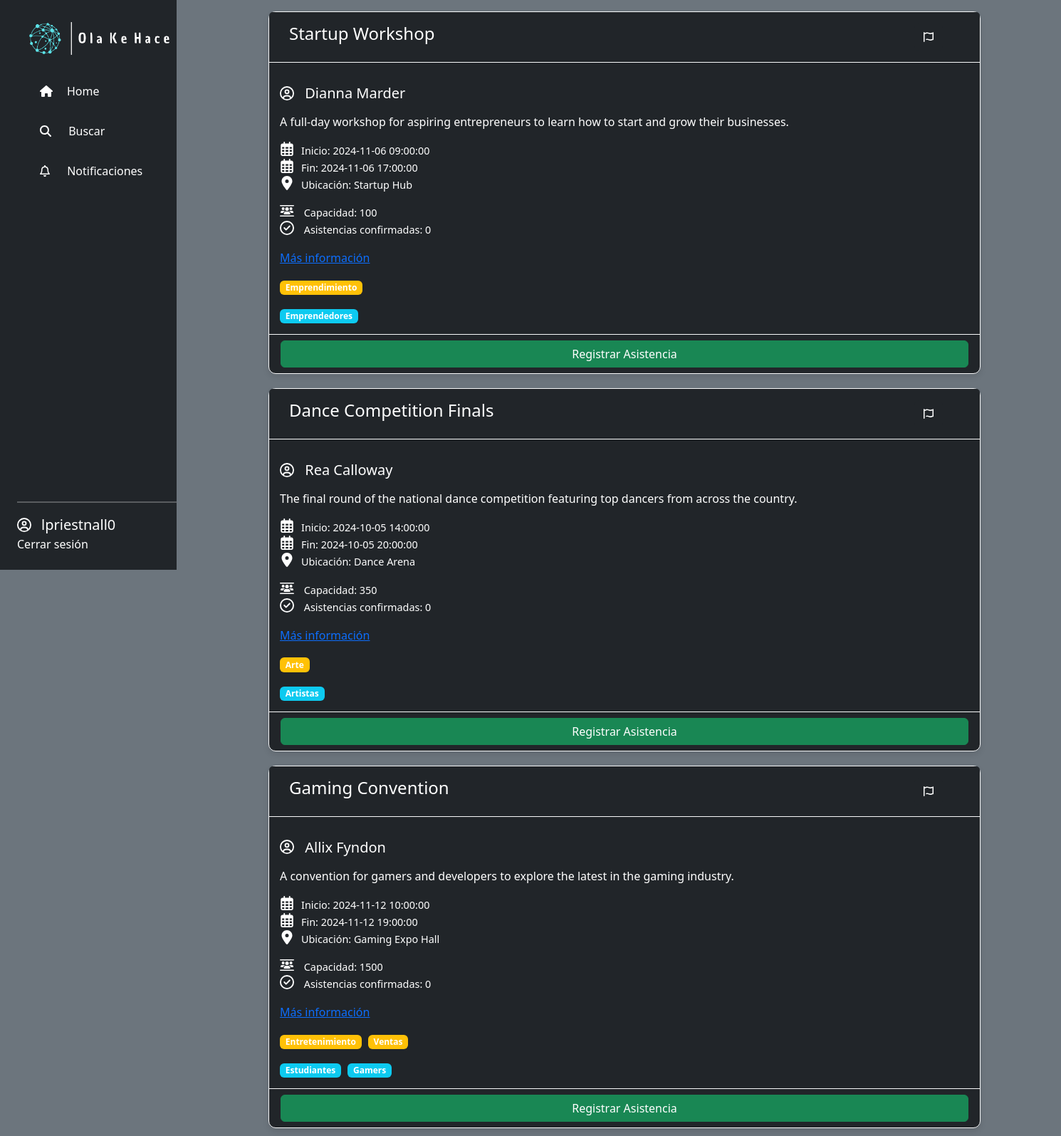
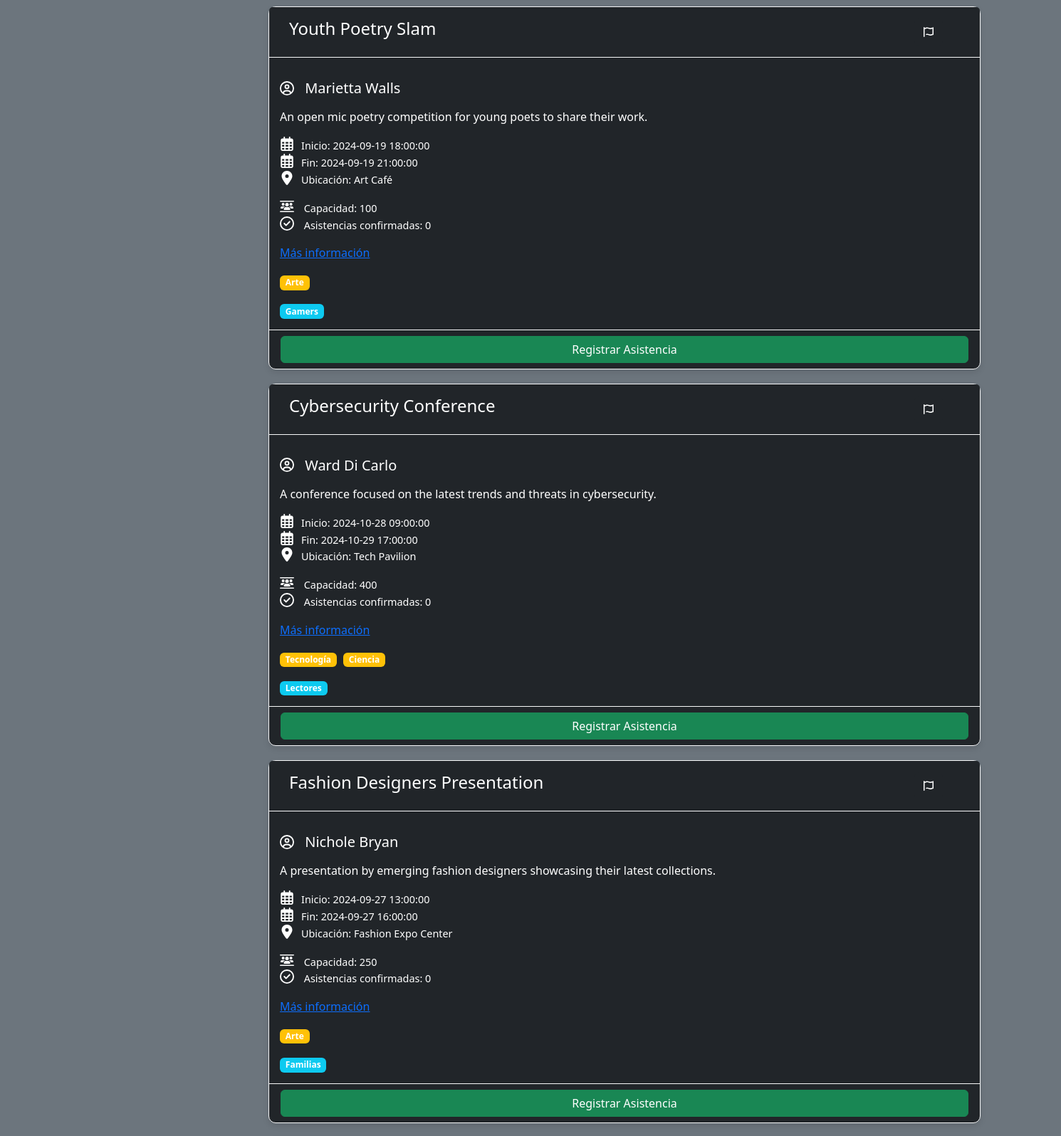
Page /home (signed in, upper part) on the committed database (2 pictures, top to bottom).
### tables this page shows
CREATE TABLE posts (
    post_id INT NOT NULL AUTO_INCREMENT PRIMARY KEY,
    publisher_id INT NOT NULL,
    title VARCHAR(255),
    start_date DATE,
    start_time TIME,
    end_date DATE,
    end_time TIME,
    capacity INT,
    attendances INT DEFAULT 0,
    reports INT DEFAULT 0,
    location VARCHAR(350),
    description VARCHAR(750),
    url VARCHAR(255),
    state ENUM('active', 'banned') DEFAULT 'active',
    CONSTRAINT fk_post_to_publisher FOREIGN KEY (publisher_id) REFERENCES publishers(user_id)  
);

CREATE TABLE users (
    user_id INT NOT NULL AUTO_INCREMENT PRIMARY KEY,
    name VARCHAR(255) NOT NULL,
    username VARCHAR(255) NOT NULL UNIQUE,
    email VARCHAR(255) NOT NULL,
    password VARCHAR(255) NOT NULL,
    type ENUM('admin', 'publisher', 'user') NOT NULL,
    state ENUM('active', 'inactive') NOT NULL
);

CREATE TABLE categories (
    category_id INT NOT NULL AUTO_INCREMENT PRIMARY KEY,
    name VARCHAR(255),
    description VARCHAR(350)
);

CREATE TABLE audience_types (
    audience_type_id INT NOT NULL AUTO_INCREMENT PRIMARY KEY,
    name VARCHAR(255),
    description VARCHAR(350)
);

### svc/db.php (called while the page is built, shortened)
<?php
class DB {
    private $dbname = 'o_k_h';
    private $user = 'udbs';
    private $pass = '4321';
    private $options = [
        PDO::ATTR_ERRMODE            => PDO::ERRMODE_EXCEPTION,
        PDO::ATTR_DEFAULT_FETCH_MODE => PDO::FETCH_ASSOC,
        PDO::ATTR_EMULATE_PREPARES   => false,
    ];
    public function getPDO(){
        $dsn = "mysql:host=127.0.0.1;port=3306;dbname=$this->dbname;charset=utf8";
        $pdo = null;
        try {
            $pdo = new PDO($dsn, $this->user, $this->pass, $this->options);
        } catch (PDOException $e) {
            echo "Error de conexión a la base de datos: " . $e->getMessage();
            exit();
        }
        return $pdo;
    }
}
?>

### ctrl/home.php (called while the page is built, shortened)
<?php
include "svc/posts.php";
class Home_ctrl{
    private $posts_svc;
    public function __construct() {
        $this->posts_svc = new Posts_svc();
    }
    public function getPosts() {
        if (isset($_SESSION['userid'])) {
            $userId = $_SESSION['userid'];
            return $this->posts_svc->getPostsUser($userId);
        }
        return $this->posts_svc->getPosts();
    }
    public function getCategories($postId){
        return $this->posts_svc->getCategories($postId);
    }
    public function getAudiences($postId){
        return $this->posts_svc->getAudiences($postId);
    }
}
?>

### svc/posts.php (called while the page is built, shortened)
<?php
include 'db.php';
class Posts_svc{
    private $pdo;
    function __construct() {
        $this->db = new DB();
        $this->pdo = $this->db->getPDO();
    }
    public function getPostsUser($user_id){
        $stmt = $this->pdo->prepare("SELECT p.*, u.name AS publisher_name FROM posts p
                JOIN users u ON p.publisher_id = u.user_id WHERE p.post_id NOT IN
                    ( SELECT a.post_id FROM attendances a WHERE a.user_id = :u_id )
                AND p.state = 'active' ORDER BY p.post_id DESC LIMIT 15");
        $stmt->bindParam(':u_id', $user_id, PDO::PARAM_STR);
        $stmt->execute();
        $posts = $stmt->fetchAll(PDO::FETCH_CLASS, "Post");
        return $posts;
    }
    public function getCategories($postId){
        $stmt = $this->pdo->prepare("SELECT c.name FROM categories c JOIN post_cat pc ON pc.category_id = c.category_id JOIN posts p ON p.post_id = pc.post_id WHERE p.post_id = :p_id");
        $stmt->execute(['p_id' => $postId]);
        $cats = $stmt->fetchAll(PDO::FETCH_ASSOC);
        return $cats;
    }
    public function getAudiences($postId){
        $stmt = $this->pdo->prepare("SELECT a.name FROM audience_types a JOIN post_audience pa ON pa.audience_type_id = a.audience_type_id JOIN posts p ON p.post_id = pa.post_id WHERE p.post_id = :p_id");
        $stmt->execute(['p_id' => $postId]);
        $cats = $stmt->fetchAll(PDO::FETCH_ASSOC);
        return $cats;
    }
}
?>

### model/post.php (called while the page is built, shortened)
<?php
class Post
{
    private $post_id;
    private $publisher_name;
    private $title;
    private $start_date;
    private $start_time;
    private $end_date;
    private $end_time;
    private $capacity;
    private $attendances;
    private $location;
    private $description;
    private $url;
    public function getPostId()
    {
        return $this->post_id;
    }
    public function getPublisherName()
    {
        return $this->publisher_name;
    }
    public function getTitle()
    {
        return $this->title;
    }
    public function getStart_date()
    {
        return $this->start_date;
    }
    public function getStart_time()
    {
        return $this->start_time;
    }
    public function getEnd_date()
    {
        return $this->end_date;
    }
    public function getEnd_time()
    {
        return $this->end_time;
    }
    public function getCapacity()
    {
        return $this->capacity;
    }
    public function getAttendances()
    {
        return $this->attendances;
    }
    public function getLocation()
    {
        return $this->location;
    }
    public function getDescription()
    {
        return $this->description;
    }
    public function getUrl()
    {
        return $this->url;
    }
}

### view/home.php (the view, shortened to what this page needs)
<?php
    include_once "model/post.php";
    include "ctrl/home.php";
    $home_ctrl = new Home_ctrl();
    $posts = $home_ctrl->getPosts();
?>
<div class="container">
    <?php foreach ($posts as $post): ?>
        <div class="card text-bg-dark border-light">
            <div class="card-header text-bg-dark border-light">
                <div class="row container py-2">
                    <div class="col-11 align-self-start">
                        <h4 class="mb-0"><?php echo htmlspecialchars($post->getTitle()); ?></h4>
                    </div>
                    <div class="col-1 align-self-end text-end">
                        <?php if (isset($_SESSION['username'])): ?>
                            <button type="button" class="btn btn-dark" data-bs-toggle="modal" data-bs-target="#reportModal_<?php echo htmlspecialchars($post->getPostId());?>">
                                <i class="fa-regular fa-font-awesome"></i>
                            </button>
                        <?php else: ?>
                                <button type="button" class="btn btn-dark" data-bs-toggle="modal" data-bs-target="#loginModal">
                                    <i class="fa-regular fa-font-awesome"></i>
                                </button>
                        <?php endif; ?>
                    </div>
                </div>
            </div>
            <div class="card-body">
                <p class="event-meta">
                    <h5 class="card-title">
                        <i class="fa-regular fa-circle-user user-icon"></i>
                        <?php echo htmlspecialchars($post->getPublisherName()); ?>
                    </h5>
                </p>
                <p class="card-text">
                    <?php echo htmlspecialchars($post->getDescription()); ?>
                </p>
                <p class="event-meta text-bg-dark">
                    <i class="fa-regular fa-calendar-days user-icon"></i>Inicio: <?php echo htmlspecialchars($post->getStart_date());?> <?php echo htmlspecialchars($post->getStart_time());?><br>
                    <i class="fa-regular fa-calendar-days user-icon"></i>Fin: <?php echo htmlspecialchars($post->getEnd_date());?> <?php echo htmlspecialchars($post->getEnd_time());?><br>
                    <i class="fa-solid fa-location-dot user-icon"></i></i>Ubicación: <?php echo htmlspecialchars($post->getLocation());?>
                </p>
                <p class="event-meta text-bg-dark">
                    <i class="fa-solid fa-users-between-lines user-icon"></i> Capacidad: <?php echo htmlspecialchars($post->getCapacity()); ?> <br>
                    <i class="fa-regular fa-circle-check user-icon"></i>
                    Asistencias confirmadas:  <span id="attendance-count-<?php echo htmlspecialchars($post->getPostId()); ?>"><?php echo htmlspecialchars($post->getAttendances()); ?> </span>
                </p>
                <a href="<?php echo htmlspecialchars($post->getUrl());?>" class="card-link">Más información</a>
                <?php $categories = $home_ctrl->getCategories($post->getPostId());?>
                <div class="badges-container mt-3">
                    <?php foreach ($categories as $cat): ?>
                        <span class="badge bg-warning"><?php echo htmlspecialchars($cat['name']);?></span>
                    <?php endforeach; ?>
                </div>
                <?php $audiences = $home_ctrl->getAudiences($post->getPostId());?>
                <div class="badges-container mt-3">
                    <?php foreach ($audiences as $aud): ?>
                        <span class="badge bg-info"><?php echo htmlspecialchars($aud['name']);?></span>
                    <?php endforeach; ?>
                </div>
            </div>
            <div class="card-footer text-body-secondary border-light">
                <div class="d-grid">
                    <?php if (isset($_SESSION['username'])): ?>
                        <button class="register-attendance btn btn-success" data-post-id="<?php echo htmlspecialchars($post->getPostId()); ?>">Registrar Asistencia</button>
                    <?php else: ?>
                        <button class="btn btn-success" data-bs-toggle="modal" data-bs-target="#loginModal">Registrar Asistencia</button>
                    <?php endif; ?>
                </div>
            </div>
        </div>
    <?php endforeach; ?>
</div>

### view/styles.css (style rules this page uses)
body { overflow-x: hidden; }
.card { margin-bottom: 20px; max-width: 1000px; border-radius: 10px; box-shadow: 0 4px 8px rgba(0, 0, 0, 0.1); }
.card-header { display: flex; align-items: center; background-color: #f8f9fa; }
.user-icon { width: 20px; height: 20px; border-radius: 50%; margin-right: 10px; }
.badges-container .badge { margin-right: 5px; }
.card-body { padding: 15px; }
.event-meta { font-size: 0.9rem; color: #6c757d; }

### rows in the picture
posts: title "Startup Workshop", users.name "Dianna Marder", description "A full-day workshop for aspiring entrepreneurs to learn how to start and grow their businesses.", start_date "2024-11-06", start_time "09:00:00", end_date "2024-11-06", end_time "17:00:00", location "Startup Hub", capacity "100", attendances "0"
categories: name "Emprendimiento"
audience_types: name "Emprendedores"
posts: title "Dance Competition Finals", users.name "Rea Calloway", description "The final round of the national dance competition featuring top dancers from across the country.", start_date "2024-10-05", start_time "14:00:00", end_date "2024-10-05", end_time "20:00:00", location "Dance Arena", capacity "350", attendances "0"
categories: name "Arte"
audience_types: name "Artistas"
posts: title "Gaming Convention", users.name "Allix Fyndon", description "A convention for gamers and developers to explore the latest in the gaming industry.", start_date "2024-11-12", start_time "10:00:00", end_date "2024-11-12", end_time "19:00:00", location "Gaming Expo Hall", capacity "1500", attendances "0"
categories: name "Entretenimiento"
categories: name "Ventas"
audience_types: name "Estudiantes"
audience_types: name "Gamers"
posts: title "Youth Poetry Slam", users.name "Marietta Walls", description "An open mic poetry competition for young poets to share their work.", start_date "2024-09-19", start_time "18:00:00", end_date "2024-09-19", end_time "21:00:00", location "Art Café", capacity "100", attendances "0"
posts: title "Cybersecurity Conference", users.name "Ward Di Carlo", description "A conference focused on the latest trends and threats in cybersecurity.", start_date "2024-10-28", start_time "09:00:00", end_date "2024-10-29", end_time "17:00:00", location "Tech Pavilion", capacity "400", attendances "0"
categories: name "Tecnología"
categories: name "Ciencia"
audience_types: name "Lectores"
posts: title "Fashion Designers Presentation", users.name "Nichole Bryan", description "A presentation by emerging fashion designers showcasing their latest collections.", start_date "2024-09-27", start_time "13:00:00", end_date "2024-09-27", end_time "16:00:00", location "Fashion Expo Center", capacity "250", attendances "0"
audience_types: name "Familias"

### other values in the picture
$_SESSION['username'] "lpriestnall0"
